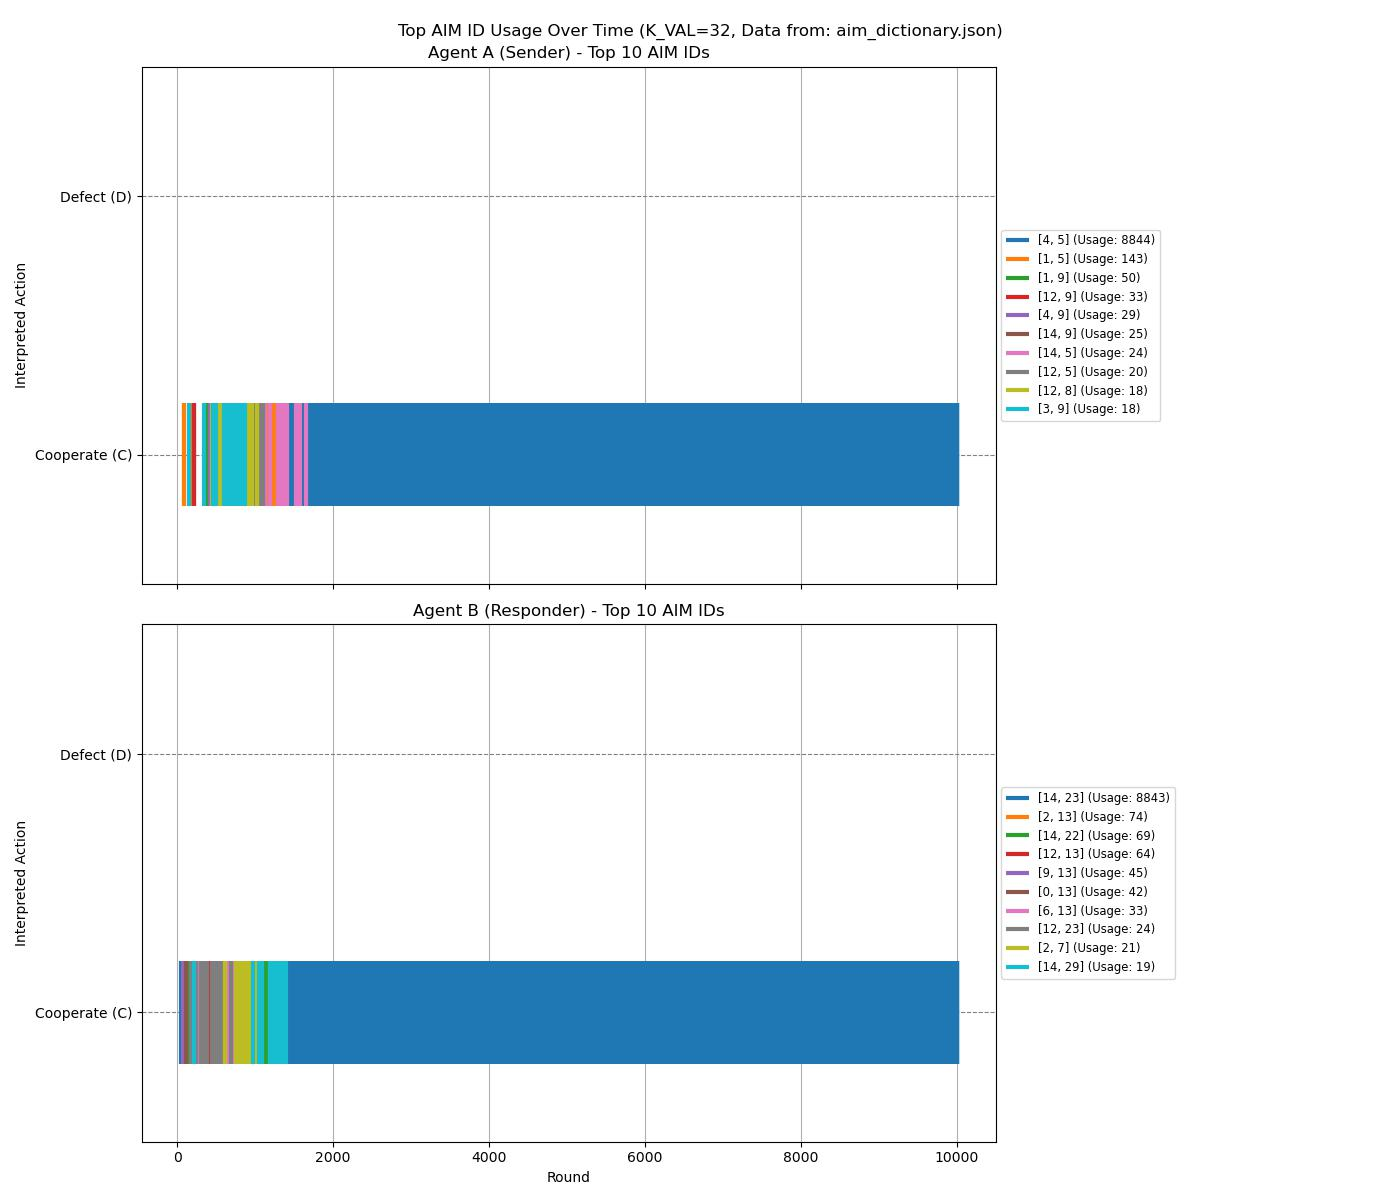

Recreate this plot in Python.
import json
import matplotlib.pyplot as plt
from collections import defaultdict
import re
import argparse
import matplotlib.cm as cm
import numpy as np 

# Assume K_val matches your training parameter, typically 32
K_VAL = 32

def interpret_aim_as_action_numerical(aim_sequence_str, K):
    """
    Interprets an AIM sequence string into a numerical action.
    'C' (Cooperate) -> 0
    'D' (Defect) -> 1
    """
    try:
        # Convert the string representation of AIM sequence '[x, y]' to a list [x, y]
        aim_list = json.loads(aim_sequence_str)
        
        # Ensure it's a list and not empty
        if not isinstance(aim_list, list) or not aim_list:
            raise ValueError("AIM sequence is not a valid list or is empty.")
        
        # The first element should be an integer for interpretation
        first_id = aim_list[0] 
        if not isinstance(first_id, int):
            raise ValueError(f"First AIM ID is not an integer: {first_id}")

        # Determine action based on the first ID
        if first_id < K // 2:
            return 0  # Cooperate
        else:
            return 1  # Defect
    except (json.JSONDecodeError, ValueError, IndexError, TypeError) as e:
        # print(f"Warning: Could not interpret AIM sequence '{aim_sequence_str}' due to {e}. Skipping.")
        return None

def parse_round_from_context(context_str):
    """Extracts the round number from the context string"""
    match = re.search(r'PD Round (\d+)', context_str)
    if match:
        return int(match.group(1))
    return None

def analyze_aim_dictionary(file_path, top_n=10):
    """
    Analyzes the AIM dictionary file, tallies AIM usage, and plots time series.
    """
    try:
        with open(file_path, "r") as f:
            entries = json.load(f)
    except FileNotFoundError:
        print(f"Error: File '{file_path}' not found. Please ensure the file is in the correct path or specify the correct filename.")
        return
    except json.JSONDecodeError:
        print(f"Error: File '{file_path}' is not in valid JSON format. Please ensure it's a valid JSON file.")
        return

    # Store frequency and corresponding actions for each AIM sequence
    # Key for defaultdict must be hashable, so convert list AIM_id to tuple
    aim_stats = defaultdict(lambda: {'A_usage': 0, 'B_usage': 0, 'A_actions': defaultdict(int), 'B_actions': defaultdict(int)})
    
    # Store occurrence points for each AIM sequence over time, for plotting
    # Key for defaultdict must be hashable, so convert list AIM_id to tuple
    aim_time_series_A = defaultdict(lambda: {'rounds': [], 'actions_numerical': []})
    aim_time_series_B = defaultdict(lambda: {'rounds': [], 'actions_numerical': []})

    print(f"Processing {len(entries)} dictionary entries from '{file_path}'...")

    for entry in entries:
        aim_id_raw = entry.get("aim_id") # Get raw aim_id (could be string or list)
        human_label = entry.get("human_label")
        context = entry.get("context")
        usage_count = entry.get("usage_count", 1) # Default usage_count to 1

        if not all([aim_id_raw, human_label, context]):
            # print(f"Warning: Missing data in entry: {entry}. Skipping.")
            continue

        # Convert aim_id to a consistent string format for interpret_aim_as_action_numerical
        # And convert to tuple for dictionary keys if it's a list.
        if isinstance(aim_id_raw, list):
            aim_id_str = json.dumps(aim_id_raw) # Convert list to string for interpretation function
            aim_id_key = tuple(aim_id_raw)     # Convert list to tuple for dictionary key (hashable)
        elif isinstance(aim_id_raw, str):
            aim_id_str = aim_id_raw
            try: # Try to convert string like "[x, y]" to tuple (x, y)
                aim_id_key = tuple(json.loads(aim_id_str))
            except json.JSONDecodeError: # If it's just a simple string, use it as is
                aim_id_key = aim_id_str
        else:
            # print(f"Warning: Unexpected aim_id type: {type(aim_id_raw)}. Skipping entry: {entry}")
            continue


        round_num = parse_round_from_context(context)
        if round_num is None:
            # print(f"Warning: Could not parse round from context: {context}. Skipping.")
            continue

        action_numerical = interpret_aim_as_action_numerical(aim_id_str, K_VAL)
        if action_numerical is None:
            continue # Skip if interpretation failed

        # Determine if it's Agent A or Agent B based on context
        if "(Response)" in context:
            # Agent B (Responder)
            aim_stats[aim_id_key]['B_usage'] += usage_count
            aim_stats[aim_id_key]['B_actions'][human_label] += usage_count
            aim_time_series_B[aim_id_key]['rounds'].append(round_num)
            aim_time_series_B[aim_id_key]['actions_numerical'].append(action_numerical)
        else:
            # Agent A (Sender)
            aim_stats[aim_id_key]['A_usage'] += usage_count
            aim_stats[aim_id_key]['A_actions'][human_label] += usage_count
            aim_time_series_A[aim_id_key]['rounds'].append(round_num)
            aim_time_series_A[aim_id_key]['actions_numerical'].append(action_numerical)
    
    print("\n--- AIM ID Usage Statistics ---")

    # Find Top N AIM IDs for Agent A and B respectively
    # Sort by total usage for the respective agent
    top_aim_A = sorted([ (stats['A_usage'], aim_id_key) for aim_id_key, stats in aim_stats.items() if stats['A_usage'] > 0 ], reverse=True)[:top_n]
    top_aim_B = sorted([ (stats['B_usage'], aim_id_key) for aim_id_key, stats in aim_stats.items() if stats['B_usage'] > 0 ], reverse=True)[:top_n]


    print(f"\nAgent A (Sender) Top {top_n} AIM IDs:")
    for usage, aim_id_key in top_aim_A:
        actions = aim_stats[aim_id_key]['A_actions']
        # Convert tuple key back to list for display if it was originally a list
        display_aim_id = list(aim_id_key) if isinstance(aim_id_key, tuple) else aim_id_key
        print(f"- AIM: {display_aim_id}, Total Usage: {usage}, Corresponding Actions: {dict(actions)}")

    print(f"\nAgent B (Responder) Top {top_n} AIM IDs:")
    for usage, aim_id_key in top_aim_B:
        actions = aim_stats[aim_id_key]['B_actions']
        # Convert tuple key back to list for display if it was originally a list
        display_aim_id = list(aim_id_key) if isinstance(aim_id_key, tuple) else aim_id_key
        print(f"- AIM: {display_aim_id}, Total Usage: {usage}, Corresponding Actions: {dict(actions)}")

    # --- Plotting Time Series ---
    fig, axes = plt.subplots(2, 1, figsize=(14, 12), sharex=True)
    fig.suptitle(f'Top AIM ID Usage Over Time (K_VAL={K_VAL}, Data from: {file_path})')

    # Use a distinct colormap for qualitative data (e.g., 'tab10' or 'Paired')
    # Make sure to get enough colors for all top_n AIMs
    # FIX: Updated get_cmap usage to avoid deprecation warning
    cmap = plt.colormaps.get_cmap('tab10') # Simpler call for default tab10
    colors = [cmap(i) for i in range(top_n)] 
    # If top_n > 10, consider other colormaps like 'Paired' or 'viridis' directly scaled to top_n
    if top_n > 10:
        cmap = plt.colormaps.get_cmap('viridis') # Example for more colors
        colors = [cmap(i/top_n) for i in range(top_n)]


    # Bar thickness (height for C=0, D=1 actions)
    bar_height = 0.8 
    line_width = 3   

    # Agent A's Plot
    ax0 = axes[0]
    ax0.set_title(f'Agent A (Sender) - Top {top_n} AIM IDs')
    ax0.set_ylabel('Interpreted Action')
    ax0.set_yticks([0, 1])
    ax0.set_yticklabels(['Cooperate (C)', 'Defect (D)'])
    ax0.set_ylim([-0.5, 1.5]) 
    ax0.grid(True, axis='x') 
    ax0.axhline(y=0, color='gray', linestyle='--', linewidth=0.8) # Line at C
    ax0.axhline(y=1, color='gray', linestyle='--', linewidth=0.8) # Line at D

    for i, (usage, aim_id_key) in enumerate(top_aim_A):
        display_aim_id = list(aim_id_key) if isinstance(aim_id_key, tuple) else aim_id_key
        current_color = colors[(i % len(colors))]
        
        rounds = np.array(aim_time_series_A[aim_id_key]['rounds'])
        actions = np.array(aim_time_series_A[aim_id_key]['actions_numerical'])
        
        ax0.vlines(x=rounds, ymin=actions - 0.2, ymax=actions + 0.2, # Make a short vertical line
                   colors=current_color, lw=line_width, label=f'{display_aim_id} (Usage: {usage})')

    ax0.legend(loc='center left', bbox_to_anchor=(1, 0.5), fontsize='small')

    # Agent B's Plot
    ax1 = axes[1]
    ax1.set_title(f'Agent B (Responder) - Top {top_n} AIM IDs')
    ax1.set_xlabel('Round')
    ax1.set_ylabel('Interpreted Action')
    ax1.set_yticks([0, 1])
    ax1.set_yticklabels(['Cooperate (C)', 'Defect (D)'])
    ax1.set_ylim([-0.5, 1.5]) 
    ax1.grid(True, axis='x') 
    ax1.axhline(y=0, color='gray', linestyle='--', linewidth=0.8) # Line at C
    ax1.axhline(y=1, color='gray', linestyle='--', linewidth=0.8) # Line at D
    
    for i, (usage, aim_id_key) in enumerate(top_aim_B):
        display_aim_id = list(aim_id_key) if isinstance(aim_id_key, tuple) else aim_id_key
        current_color = colors[(i % len(colors))]

        rounds = np.array(aim_time_series_B[aim_id_key]['rounds'])
        actions = np.array(aim_time_series_B[aim_id_key]['actions_numerical'])

        ax1.vlines(x=rounds, ymin=actions - 0.2, ymax=actions + 0.2, # Make a short vertical line
                   colors=current_color, lw=line_width, label=f'{display_aim_id} (Usage: {usage})')
    ax1.legend(loc='center left', bbox_to_anchor=(1, 0.5), fontsize='small')

    plt.tight_layout(rect=[0, 0, 0.85, 1]) 
    plt.show()

if __name__ == "__main__":
    parser = argparse.ArgumentParser(description="Analyze AIM dictionary file, tally usage, and plot time series.")
    parser.add_argument('--file', type=str, default="aim_dictionary.json",
                        help='Path to the AIM dictionary JSON file. Defaults to aim_dictionary.json.')
    parser.add_argument('--top_n', type=int, default=10,
                        help='Number of top AIM IDs to display. Defaults to 10.')
    
    args = parser.parse_args()

    analyze_aim_dictionary(file_path=args.file, top_n=args.top_n)
